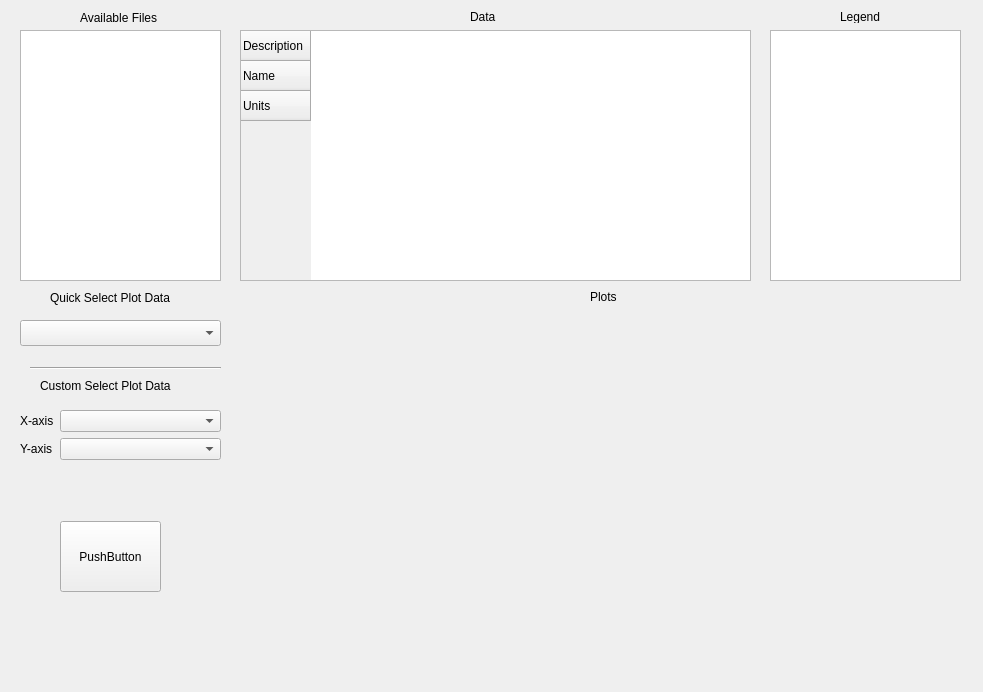
<?xml version="1.0" encoding="UTF-8"?>
<ui version="4.0">
 <class>Form</class>
 <widget class="QWidget" name="Form">
  <property name="geometry">
   <rect>
    <x>0</x>
    <y>0</y>
    <width>983</width>
    <height>692</height>
   </rect>
  </property>
  <property name="windowTitle">
   <string>Form</string>
  </property>
  <widget class="QListWidget" name="files">
   <property name="geometry">
    <rect>
     <x>20</x>
     <y>30</y>
     <width>201</width>
     <height>251</height>
    </rect>
   </property>
  </widget>
  <widget class="QLabel" name="label">
   <property name="geometry">
    <rect>
     <x>80</x>
     <y>10</y>
     <width>91</width>
     <height>16</height>
    </rect>
   </property>
   <property name="text">
    <string>Available Files</string>
   </property>
  </widget>
  <widget class="QTableWidget" name="data">
   <property name="geometry">
    <rect>
     <x>240</x>
     <y>30</y>
     <width>511</width>
     <height>251</height>
    </rect>
   </property>
   <row>
    <property name="text">
     <string>Description</string>
    </property>
   </row>
   <row>
    <property name="text">
     <string>Name</string>
    </property>
   </row>
   <row>
    <property name="text">
     <string>Units</string>
    </property>
   </row>
  </widget>
  <widget class="QTextBrowser" name="legend">
   <property name="geometry">
    <rect>
     <x>770</x>
     <y>30</y>
     <width>191</width>
     <height>251</height>
    </rect>
   </property>
  </widget>
  <widget class="QLabel" name="label_2">
   <property name="geometry">
    <rect>
     <x>840</x>
     <y>10</y>
     <width>56</width>
     <height>13</height>
    </rect>
   </property>
   <property name="text">
    <string>Legend</string>
   </property>
  </widget>
  <widget class="QLabel" name="label_3">
   <property name="geometry">
    <rect>
     <x>470</x>
     <y>10</y>
     <width>56</width>
     <height>13</height>
    </rect>
   </property>
   <property name="text">
    <string>Data</string>
   </property>
  </widget>
  <widget class="matplotlibWidget" name="widget" native="true">
   <property name="geometry">
    <rect>
     <x>241</x>
     <y>300</y>
     <width>721</width>
     <height>391</height>
    </rect>
   </property>
  </widget>
  <widget class="QLabel" name="label_4">
   <property name="geometry">
    <rect>
     <x>590</x>
     <y>290</y>
     <width>56</width>
     <height>13</height>
    </rect>
   </property>
   <property name="text">
    <string>Plots</string>
   </property>
  </widget>
  <widget class="QLabel" name="label_5">
   <property name="geometry">
    <rect>
     <x>50</x>
     <y>290</y>
     <width>141</width>
     <height>16</height>
    </rect>
   </property>
   <property name="text">
    <string>Quick Select Plot Data</string>
   </property>
  </widget>
  <widget class="QComboBox" name="selectplot">
   <property name="geometry">
    <rect>
     <x>20</x>
     <y>320</y>
     <width>201</width>
     <height>26</height>
    </rect>
   </property>
  </widget>
  <widget class="Line" name="line">
   <property name="geometry">
    <rect>
     <x>30</x>
     <y>360</y>
     <width>191</width>
     <height>16</height>
    </rect>
   </property>
   <property name="orientation">
    <enum>Qt::Horizontal</enum>
   </property>
  </widget>
  <widget class="QLabel" name="label_6">
   <property name="geometry">
    <rect>
     <x>40</x>
     <y>370</y>
     <width>151</width>
     <height>31</height>
    </rect>
   </property>
   <property name="text">
    <string>Custom Select Plot Data</string>
   </property>
  </widget>
  <widget class="QWidget" name="formLayoutWidget">
   <property name="geometry">
    <rect>
     <x>20</x>
     <y>410</y>
     <width>201</width>
     <height>61</height>
    </rect>
   </property>
   <layout class="QFormLayout" name="formLayout">
    <property name="fieldGrowthPolicy">
     <enum>QFormLayout::ExpandingFieldsGrow</enum>
    </property>
    <item row="0" column="0">
     <widget class="QLabel" name="label_7">
      <property name="text">
       <string>X-axis</string>
      </property>
     </widget>
    </item>
    <item row="0" column="1">
     <widget class="QComboBox" name="xaxis">
      <property name="sizePolicy">
       <sizepolicy hsizetype="Expanding" vsizetype="Fixed">
        <horstretch>0</horstretch>
        <verstretch>0</verstretch>
       </sizepolicy>
      </property>
     </widget>
    </item>
    <item row="1" column="0">
     <widget class="QLabel" name="label_8">
      <property name="text">
       <string>Y-axis</string>
      </property>
     </widget>
    </item>
    <item row="1" column="1">
     <widget class="QComboBox" name="yaxis">
      <property name="sizePolicy">
       <sizepolicy hsizetype="Expanding" vsizetype="Fixed">
        <horstretch>0</horstretch>
        <verstretch>0</verstretch>
       </sizepolicy>
      </property>
     </widget>
    </item>
   </layout>
  </widget>
  <widget class="QPushButton" name="pushButton">
   <property name="geometry">
    <rect>
     <x>60</x>
     <y>521</y>
     <width>101</width>
     <height>71</height>
    </rect>
   </property>
   <property name="text">
    <string>PushButton</string>
   </property>
  </widget>
 </widget>
 <customwidgets>
  <customwidget>
   <class>matplotlibWidget</class>
   <extends>QWidget</extends>
   <header>radtrack.ui.matplotlibwidget.h</header>
   <container>1</container>
  </customwidget>
 </customwidgets>
 <resources/>
 <connections/>
</ui>
